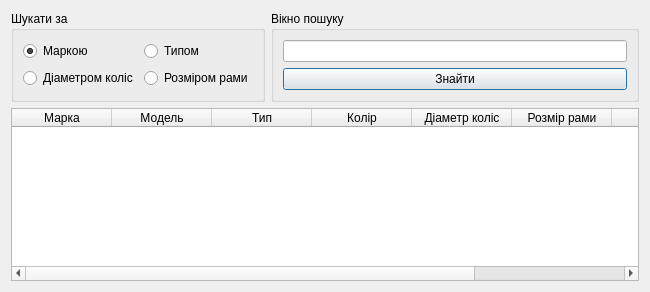
<?xml version="1.0" encoding="UTF-8"?>
<ui version="4.0">
 <class>SearchDialog</class>
 <widget class="QDialog" name="SearchDialog">
  <property name="geometry">
   <rect>
    <x>0</x>
    <y>0</y>
    <width>650</width>
    <height>292</height>
   </rect>
  </property>
  <property name="font">
   <font>
    <pointsize>9</pointsize>
   </font>
  </property>
  <property name="windowTitle">
   <string>Пошук у списку</string>
  </property>
  <layout class="QVBoxLayout" name="verticalLayout_2">
   <item>
    <layout class="QHBoxLayout" name="horizontalLayout">
     <item>
      <widget class="QGroupBox" name="groupBox">
       <property name="title">
        <string>Шукати за</string>
       </property>
       <layout class="QGridLayout" name="gridLayout">
        <item row="0" column="0">
         <widget class="QRadioButton" name="radioBrand">
          <property name="text">
           <string>Маркою</string>
          </property>
          <property name="checked">
           <bool>true</bool>
          </property>
         </widget>
        </item>
        <item row="0" column="1">
         <widget class="QRadioButton" name="radioType">
          <property name="text">
           <string>Типом</string>
          </property>
         </widget>
        </item>
        <item row="1" column="0">
         <widget class="QRadioButton" name="radioTyreDiam">
          <property name="text">
           <string>Діаметром коліс</string>
          </property>
         </widget>
        </item>
        <item row="1" column="1">
         <widget class="QRadioButton" name="radioFrameSize">
          <property name="text">
           <string>Розміром рами</string>
          </property>
         </widget>
        </item>
       </layout>
      </widget>
     </item>
     <item>
      <widget class="QGroupBox" name="groupBox_2">
       <property name="title">
        <string>Вікно пошуку</string>
       </property>
       <layout class="QVBoxLayout" name="verticalLayout">
        <item>
         <widget class="QLineEdit" name="editSearchBar"/>
        </item>
        <item>
         <widget class="QPushButton" name="buttonFind">
          <property name="text">
           <string>Знайти</string>
          </property>
         </widget>
        </item>
       </layout>
      </widget>
     </item>
    </layout>
   </item>
   <item>
    <widget class="QTableWidget" name="tableSearchResult">
     <property name="alternatingRowColors">
      <bool>true</bool>
     </property>
     <column>
      <property name="text">
       <string>Марка</string>
      </property>
     </column>
     <column>
      <property name="text">
       <string>Модель</string>
      </property>
     </column>
     <column>
      <property name="text">
       <string>Тип</string>
      </property>
     </column>
     <column>
      <property name="text">
       <string>Колір</string>
      </property>
     </column>
     <column>
      <property name="text">
       <string>Діаметр коліс</string>
      </property>
     </column>
     <column>
      <property name="text">
       <string>Розмір рами</string>
      </property>
     </column>
     <column>
      <property name="text">
       <string>Стан</string>
      </property>
     </column>
     <column>
      <property name="text">
       <string>Ціна</string>
      </property>
     </column>
    </widget>
   </item>
  </layout>
 </widget>
 <resources/>
 <connections/>
</ui>
